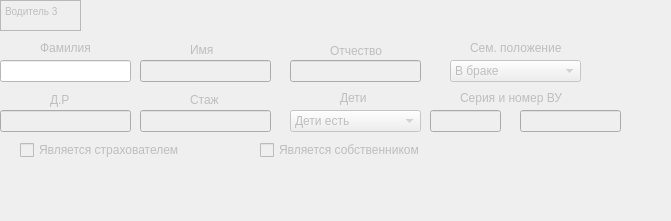
      <widget class="QWidget" name="driver3_data" native="true">
       <property name="enabled">
        <bool>false</bool>
       </property>
       <property name="geometry">
        <rect>
         <x>10</x>
         <y>800</y>
         <width>671</width>
         <height>221</height>
        </rect>
       </property>
       <property name="styleSheet">
        <string notr="true"/>
       </property>
       <widget class="QCheckBox" name="driver3_owner_3">
        <property name="geometry">
         <rect>
          <x>260</x>
          <y>140</y>
          <width>181</width>
          <height>20</height>
         </rect>
        </property>
        <property name="text">
         <string>Является собственником</string>
        </property>
       </widget>
       <widget class="QLabel" name="label_34">
        <property name="geometry">
         <rect>
          <x>40</x>
          <y>40</y>
          <width>61</width>
          <height>16</height>
         </rect>
        </property>
        <property name="text">
         <string>Фамилия</string>
        </property>
        <property name="buddy">
         <cstring>driver1_last_name</cstring>
        </property>
       </widget>
       <widget class="QLabel" name="label_35">
        <property name="geometry">
         <rect>
          <x>190</x>
          <y>90</y>
          <width>31</width>
          <height>20</height>
         </rect>
        </property>
        <property name="text">
         <string>Стаж</string>
        </property>
        <property name="buddy">
         <cstring>driver1_driver_age</cstring>
        </property>
       </widget>
       <widget class="QLineEdit" name="driver3_middle_name">
        <property name="geometry">
         <rect>
          <x>290</x>
          <y>60</y>
          <width>131</width>
          <height>22</height>
         </rect>
        </property>
       </widget>
       <widget class="QLabel" name="label_36">
        <property name="geometry">
         <rect>
          <x>330</x>
          <y>40</y>
          <width>55</width>
          <height>21</height>
         </rect>
        </property>
        <property name="text">
         <string>Отчество</string>
        </property>
        <property name="buddy">
         <cstring>driver1_middle_name</cstring>
        </property>
       </widget>
       <widget class="QLineEdit" name="driver3_birthday_date">
        <property name="geometry">
         <rect>
          <x>0</x>
          <y>110</y>
          <width>131</width>
          <height>22</height>
         </rect>
        </property>
       </widget>
       <widget class="QLineEdit" name="driver3_last_name">
        <property name="geometry">
         <rect>
          <x>0</x>
          <y>60</y>
          <width>131</width>
          <height>22</height>
         </rect>
        </property>
        <property name="styleSheet">
         <string notr="true">background-color: rgb(255, 255, 255);</string>
        </property>
       </widget>
       <widget class="QLabel" name="label_37">
        <property name="geometry">
         <rect>
          <x>50</x>
          <y>90</y>
          <width>21</width>
          <height>20</height>
         </rect>
        </property>
        <property name="text">
         <string>Д.Р</string>
        </property>
        <property name="buddy">
         <cstring>driver1_birthday_date</cstring>
        </property>
       </widget>
       <widget class="QCheckBox" name="driver3_insured">
        <property name="geometry">
         <rect>
          <x>20</x>
          <y>140</y>
          <width>181</width>
          <height>20</height>
         </rect>
        </property>
        <property name="text">
         <string>Является страхователем</string>
        </property>
       </widget>
       <widget class="QLineEdit" name="driver3_driver_age">
        <property name="geometry">
         <rect>
          <x>140</x>
          <y>110</y>
          <width>131</width>
          <height>22</height>
         </rect>
        </property>
       </widget>
       <widget class="QLabel" name="label_38">
        <property name="geometry">
         <rect>
          <x>190</x>
          <y>40</y>
          <width>31</width>
          <height>20</height>
         </rect>
        </property>
        <property name="text">
         <string>Имя</string>
        </property>
        <property name="buddy">
         <cstring>driver1_main_name</cstring>
        </property>
       </widget>
       <widget class="QLineEdit" name="driver3_main_name">
        <property name="geometry">
         <rect>
          <x>140</x>
          <y>60</y>
          <width>131</width>
          <height>22</height>
         </rect>
        </property>
       </widget>
       <widget class="QTextBrowser" name="driver3_text_tip">
        <property name="geometry">
         <rect>
          <x>0</x>
          <y>0</y>
          <width>81</width>
          <height>31</height>
         </rect>
        </property>
        <property name="html">
         <string>&lt;!DOCTYPE HTML PUBLIC &quot;-//W3C//DTD HTML 4.0//EN&quot; &quot;http://www.w3.org/TR/REC-html40/strict.dtd&quot;&gt;
&lt;html&gt;&lt;head&gt;&lt;meta name=&quot;qrichtext&quot; content=&quot;1&quot; /&gt;&lt;style type=&quot;text/css&quot;&gt;
p, li { white-space: pre-wrap; }
&lt;/style&gt;&lt;/head&gt;&lt;body style=&quot; font-family:'MS Shell Dlg 2'; font-size:7.8pt; font-weight:400; font-style:normal;&quot;&gt;
&lt;p style=&quot; margin-top:0px; margin-bottom:0px; margin-left:0px; margin-right:0px; -qt-block-indent:0; text-indent:0px;&quot;&gt;Водитель 3&lt;/p&gt;&lt;/body&gt;&lt;/html&gt;</string>
        </property>
       </widget>
       <widget class="QComboBox" name="driver3_child">
        <property name="geometry">
         <rect>
          <x>290</x>
          <y>110</y>
          <width>131</width>
          <height>22</height>
         </rect>
        </property>
        <item>
         <property name="text">
          <string>Дети есть</string>
         </property>
        </item>
        <item>
         <property name="text">
          <string>Детей нет</string>
         </property>
        </item>
       </widget>
       <widget class="QLabel" name="label_39">
        <property name="geometry">
         <rect>
          <x>340</x>
          <y>90</y>
          <width>41</width>
          <height>16</height>
         </rect>
        </property>
        <property name="text">
         <string>Дети</string>
        </property>
       </widget>
       <widget class="QComboBox" name="driver3_status">
        <property name="geometry">
         <rect>
          <x>450</x>
          <y>60</y>
          <width>131</width>
          <height>22</height>
         </rect>
        </property>
        <item>
         <property name="text">
          <string>В браке</string>
         </property>
        </item>
        <item>
         <property name="text">
          <string>Не в браке</string>
         </property>
        </item>
       </widget>
       <widget class="QLabel" name="label_40">
        <property name="geometry">
         <rect>
          <x>470</x>
          <y>40</y>
          <width>101</width>
          <height>16</height>
         </rect>
        </property>
        <property name="text">
         <string>Сем. положение</string>
        </property>
       </widget>
       <widget class="QLineEdit" name="driver3_license_number">
        <property name="geometry">
         <rect>
          <x>430</x>
          <y>110</y>
          <width>71</width>
          <height>22</height>
         </rect>
        </property>
       </widget>
       <widget class="QLineEdit" name="driver3_license_series">
        <property name="geometry">
         <rect>
          <x>520</x>
          <y>110</y>
          <width>101</width>
          <height>22</height>
         </rect>
        </property>
       </widget>
       <widget class="QLabel" name="label_41">
        <property name="geometry">
         <rect>
          <x>460</x>
          <y>90</y>
          <width>111</width>
          <height>16</height>
         </rect>
        </property>
        <property name="text">
         <string>Серия и номер ВУ</string>
        </property>
       </widget>
      </widget>
